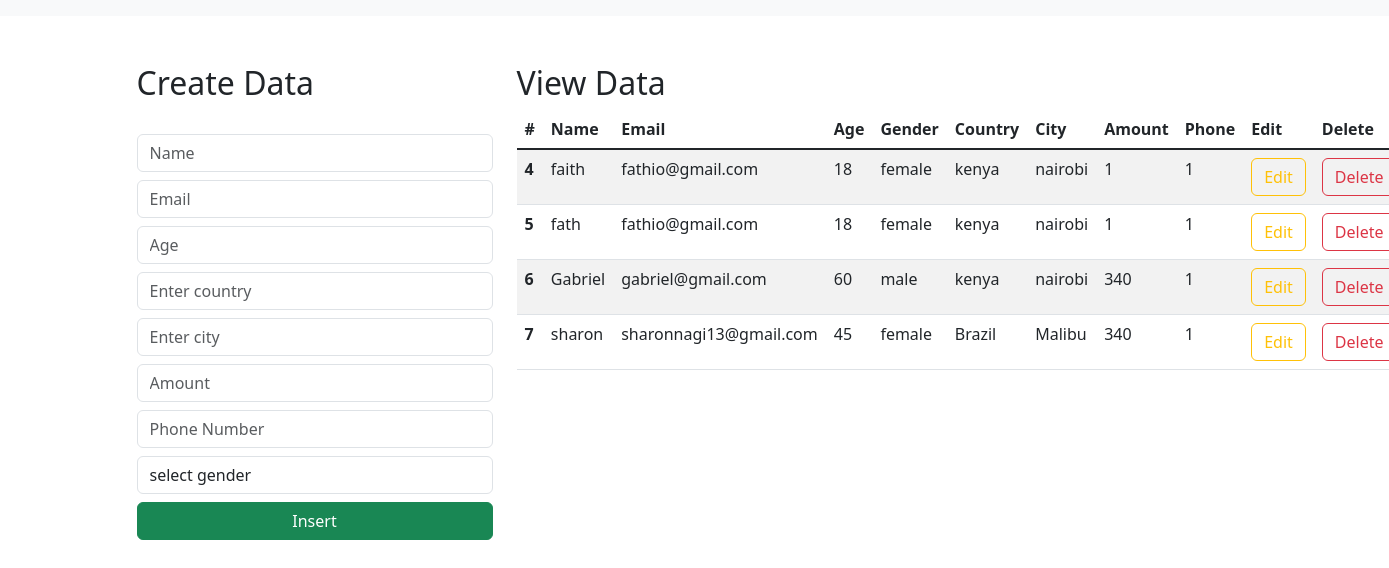
Before: / with the older database file.
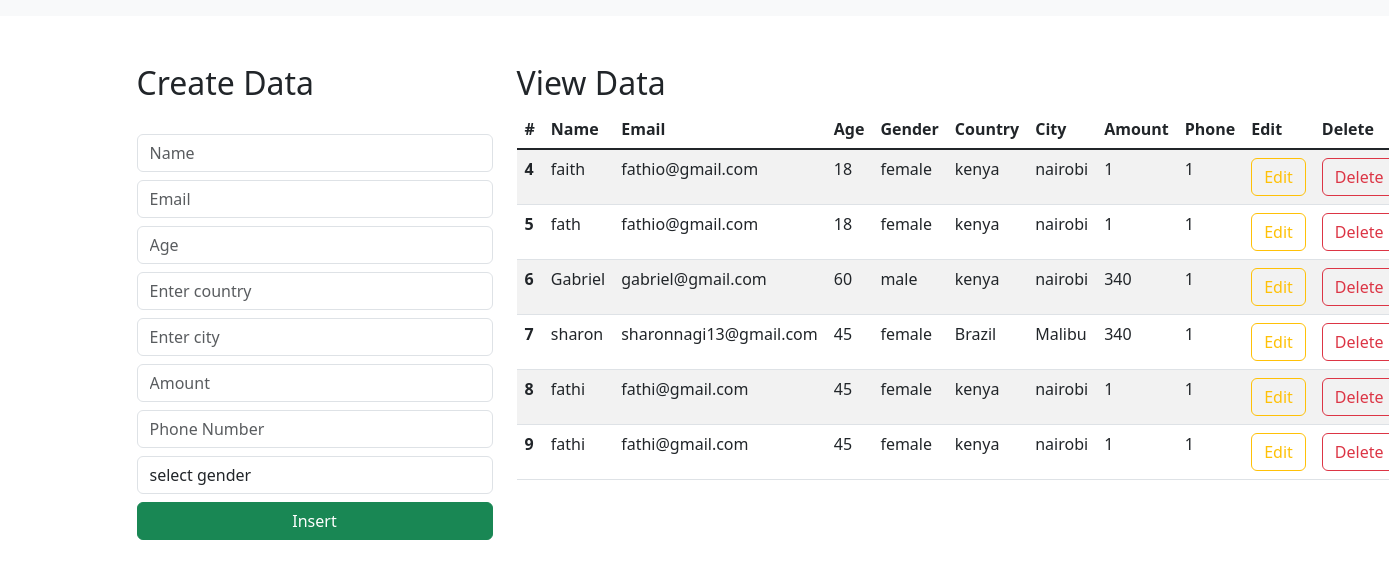
After: the same page with the newer database file.
### fathi_djangoregistration/models.py (models this page shows)
class Student(models.Model):
    name = models.CharField(max_length=100, blank=False, null=False)
    email = models.EmailField()
    age = models.IntegerField()
    gender = models.CharField(max_length=100, blank=False, null=False)
    country = models.CharField(max_length=100, default='kenya')
    city = models.CharField(max_length=100, default='nairobi')
    amount = models.IntegerField(default=1)
    phone_number = models.IntegerField(default=1)

### fathi_djangoregistration/views.py (the view)
# urls.py: path('', views.index_page, name='index'),
def index_page(request):
    data = Student.objects.all()
    context = {"data": data}
    return render(request, "index.html", context)

### templates/index.html (shortened to what this page needs)
<html lang="en">
    <link href="https://cdn.jsdelivr.net/npm/bootstrap@5.3.0-alpha1/dist/css/bootstrap.min.css" rel="stylesheet">
  <head>
  </head>
  <body>
    <nav class="navbar navbar-expand-lg bg-body-tertiary">
      </nav>
      <div class="container mt-5">
        <div class="row">
            <div class="col-md-4">
                <h2>Create Data</h2>
                <br>
                <form action="/insert" method="post">
                    <div class="form-group">
                        <input type="text" class="form-control" placeholder="Name" name="name" required>
                    </div>
                    <div class="form-group">
                        <input type="email" class="form-control  mt-2" placeholder="Email" name="email" required>
                    </div>
                    <div class="form-group">
                        <input type="number" class="form-control  mt-2" placeholder="Age" name="age" required>
                    </div>
                     <div class="form-group">
                        <input type="text" class="form-control  mt-2" placeholder="Enter country" name="country" required>
                    </div>
                    <div class="form-group">
                        <input type="text" class="form-control  mt-2" placeholder="Enter city" name="city" required>
                    </div>
                      <div class="form-group">
                        <input type="number" class="form-control  mt-2" placeholder="Amount" name="amount" value="{{d.amount}}" required>
                    </div>
                    <div class="form-group">
                        <input type="number" class="form-control  mt-2" placeholder="Phone Number" name="phone_number" value="{{d.amount}}" required>
                    </div>
                    <div class="form-group mt-2">
                        <select id="gender" name="gender" class="form-control" required>
                            <option selected>select gender</option>
                        </select>
                    </div>
                    <div class="d-grid gap-2">
                        <button class="btn btn-success mt-2" type="submit">Insert</button>
                    </div>
                </form>
            </div>
            <div class="col-md-8">
                <h2>View Data</h2>
                <table class="table table-striped table-hover">
                    <thead>
                      <tr>
                        <th scope="col">#</th>
                        <th scope="col">Name</th>
                        <th scope="col">Email</th>
                        <th scope="col">Age</th>
                        <th scope="col">Gender</th>
                          <th scope="col">Country</th>
                          <th scope="col">City</th>
                          <th scope="col">Amount</th>
                          <th scope="col">Phone</th>
                        <th scope="col">Edit</th>
                        <th scope="col">Delete</th>
                      </tr>
                    </thead>
                    <tbody class="table-group-divider">
                    {% for d in data %}
                      <tr>
                        <th scope="row">{{d.id}}</th>
                        <td>{{d.name}}</td>
                        <td>{{d.email}}</td>
                        <td>{{d.age}}</td>
                        <td>{{d.gender}}</td>
                          <td>{{d.country}}</td>
                          <td>{{d.city}}</td>
                          <td>{{d.amount}}</td>
                          <td>{{d.phone_number}}</td>
                        <td><a href="/update/{{d.id}}" type="button" class="btn btn-outline-warning">Edit</a></td>
                        <td><a href="/delete/{{d.id}}" type="button" class="btn btn-outline-danger">Delete</a></td>
                      </tr>
                    {% endfor %}
                    </tbody>
                  </table>
            </div>
        </div>
      </div>
  </body>
</html>

Changed rows visible on the page:
added Student: id "8", name "fathi", email "fathi@gmail.com", age "45", gender "female", country "kenya", city "nairobi", amount "1", phone_number "1"
added Student: id "9", name "fathi", email "fathi@gmail.com", age "45", gender "female", country "kenya", city "nairobi", amount "1", phone_number "1"
